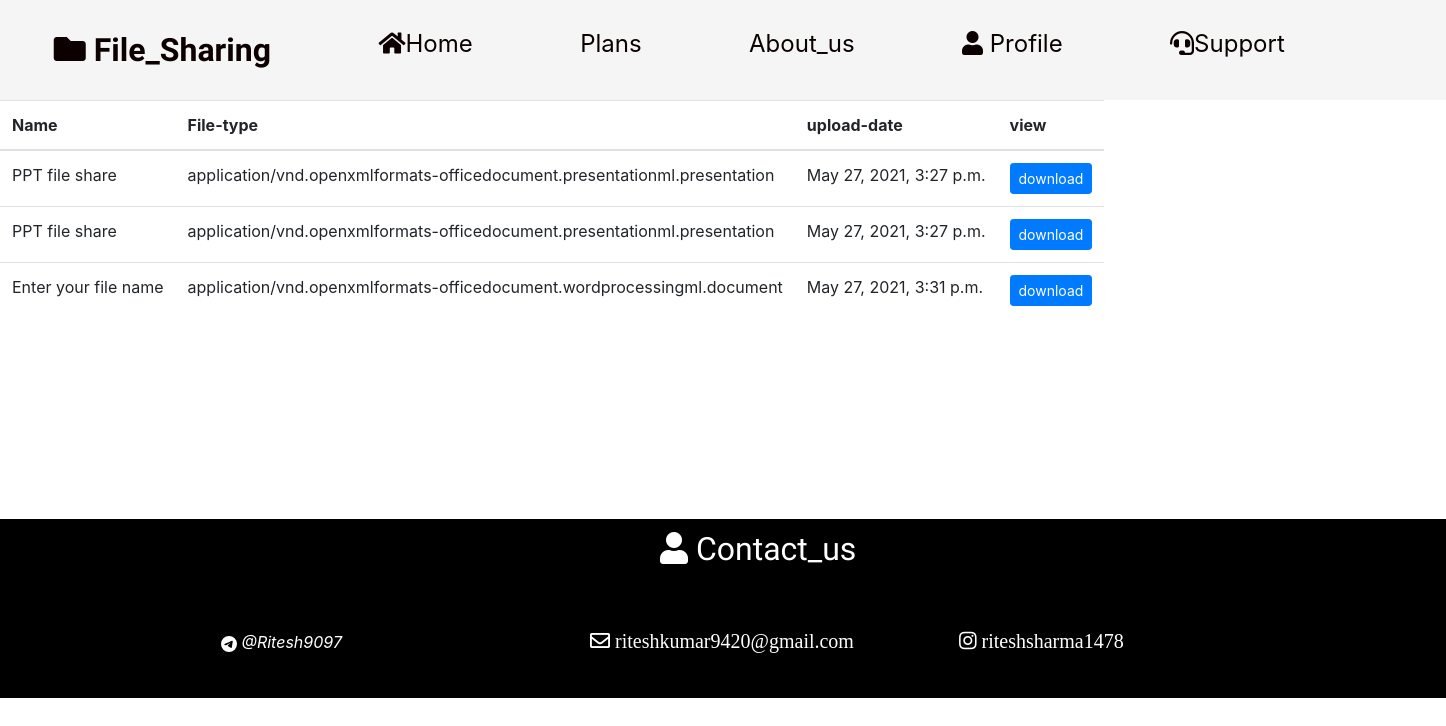
Screenshot of /views with the database file from the repository.
### file/models.py (models this page shows, shortened)
class File(models.Model):
    name=models.CharField(max_length=50,default="Enter your file name")
    upload_date=models.DateTimeField(auto_now=True)
    extension=models.CharField(max_length=50,default="pdf")
    path = models.FileField(upload_to='uploads/',verbose_name="select file")
    size = models.FloatField("filesize",default=0.0)

### file/views.py (the view)
# urls.py: 2. Add a URL to urlpatterns:  path('', views.home, name='home')
def views(request):
    file = File.objects.all()
    return render(request, "file/views.html", {"file": file})

### template/file/views.html
{% extends 'layout/base.html' %}
{% load static %}
{% load crispy_forms_tags %}
{% block body %}
<table class="table table-hover table-inverse table-responsive">
    <thead class="thead-inverse">
        <tr>
            <th>Name</th>
            <th>File-type</th>
            <th>upload-date</th>
            <th>view</th>
        </tr>
        </thead>
        <tbody>
            {% for i in file %}
              <tr>
                  <td>{{i.name}} </td>
                  <td>{{i.extension}} </td>
                  <td>{{i.upload_date}}</td>
                  <td>
                    <a href="" class="btn btn-primary btn-sm" href="#" role="button">download</a>
                  </td>
              </tr>
            {% endfor %}
        </tbody>
</table>
{% endblock body %}

### template/layout/base.html (shortened to what this page needs)
<!doctype html>
<html lang="en">
<head>
    <link rel="stylesheet" href="https://cdnjs.cloudflare.com/ajax/libs/font-awesome/5.15.3/css/all.min.css"
 />
    <link rel="stylesheet" href="https://stackpath.bootstrapcdn.com/bootstrap/4.3.1/css/bootstrap.min.css"
>
</head>
<body>
    <header>
        <nav>
            <ul>
                <li> <span id="logo">
                        <a href="{% url 'home' %}"><i class="fas fa-folder"></i> file_Sharing </a>
                    </span>
                </li>
                <li><a href="{% url 'home' %}"><i class="fas fa-home"></i>home</a></li>
                <li>
                    <a href=""> plans</a>
                </li>
                <li>
                    <a href="">about_us</a>
                </li>
                <li><a href="{% url 'dashboard' %}"><i class="fas fa-user"></i> profile</a></li>
                <li>
                    <a href=""><i class="fas fa-headset"></i>support</a>
                </li>
            </ul>
        </nav>
    </header>
    {% block body %}
    {% endblock body %}
    <footer>
        <span id="footer"><i class="fas fa-user"></i> contact_us</span>
        <div class="row footer">
            <div class="col-md-3">
                <i class="bi bi-telegram" style="color: white;">@Ritesh9097</i>
            </div>
            <div class="col-md-3">
                <i class="far fa-envelope" style="font-size:20px"> riteshkumar9420@gmail.com</i>
            </div>
            <div class="col-md-3">
                <i class="fab fa-instagram" style="font-size:20px"> riteshsharma1478</i>
            </div>
        </div>
    </footer>
</body>
</html>

### template/layout/base.html (style rules this page uses)
header { width: 100vw; height: 100px; position: sticky; background-color: whitesmoke; }
ul { display: flex; flex-direction: row; justify-content: space-around; list-style: none; text-transform: capitalize; padding: 26px 0px 0px 0px; font-size: x-large; }
#logo { font-weight: 900; font-family: 'Farro', sans-serif; font-size: xx-large; }
ul li a { color: rgb(12, 0, 0); }
footer { width: 100vw; background-color: black; position: relative; top: 185px; height: 179px; }
.footer { color: rgb(255, 255, 255); position: relative; left: 221px; top: 63px; }
#footer { top: 6px; position: relative; color: white; left: 660px; text-align: center; text-transform: capitalize; font-size: xx-large; font-family: 'Farro'; }

### rows the page displays
File: name "PPT file share", extension "application/vnd.openxmlformats-officedocument.presentationml.presentation", upload_date "May 27, 2021, 3:27 p.m."
File: name "PPT file share", extension "application/vnd.openxmlformats-officedocument.presentationml.presentation", upload_date "May 27, 2021, 3:27 p.m."
File: name "Enter your file name", extension "application/vnd.openxmlformats-officedocument.wordprocessingml.document", upload_date "May 27, 2021, 3:31 p.m."
